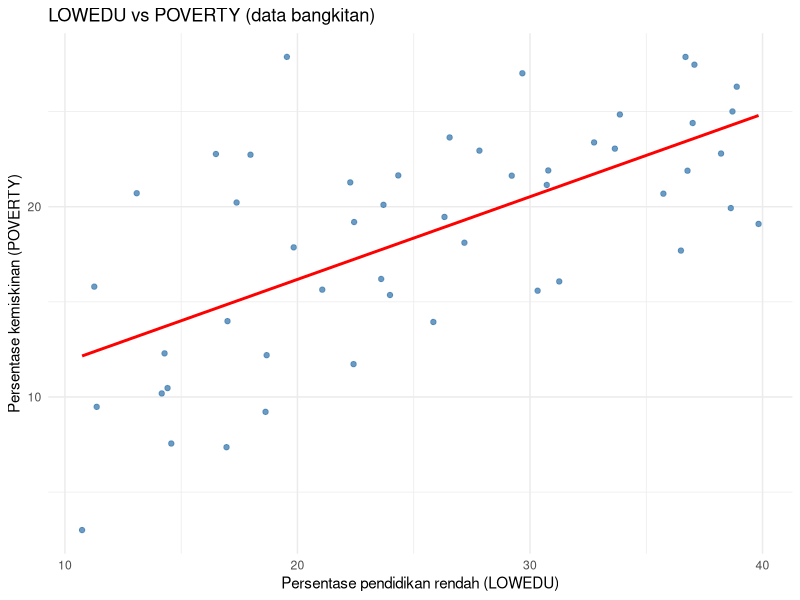
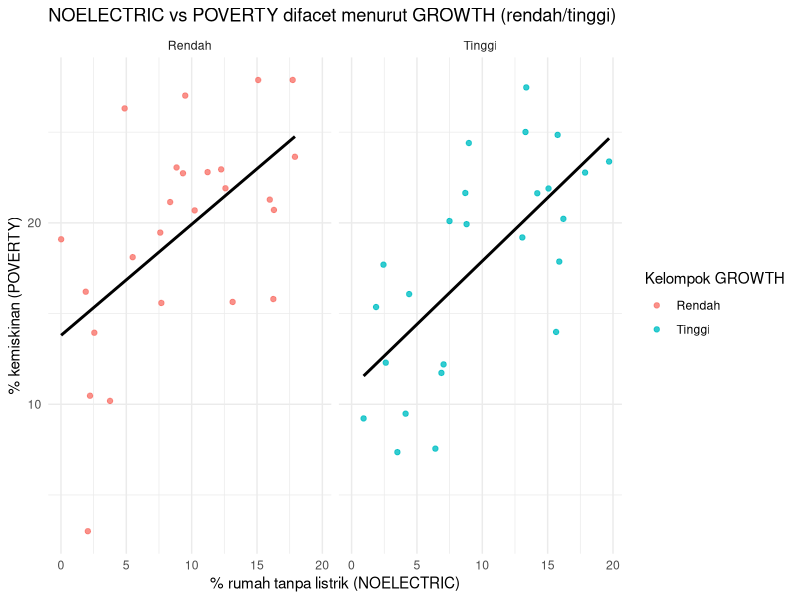
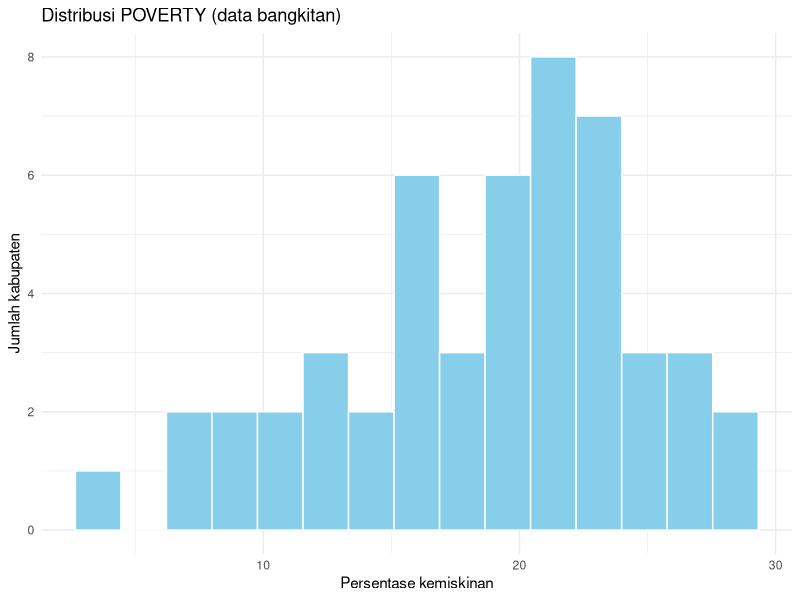
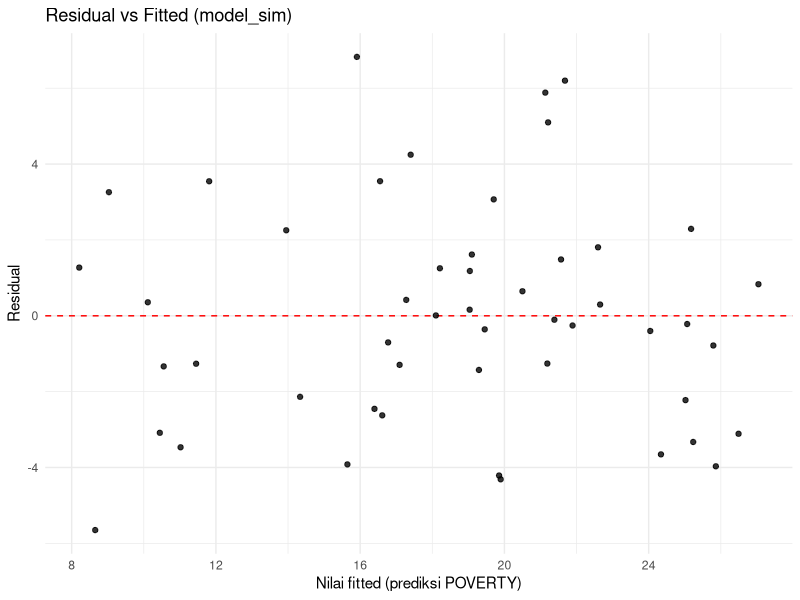
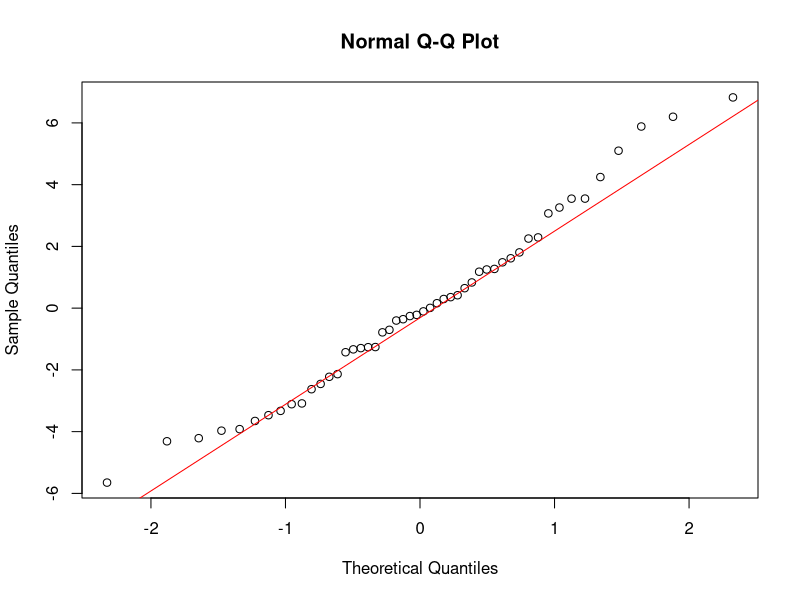

Generate these figures, in order, with R:
# ============================================================
# PRAKTIKUM R 
# Alur R for Data Science (Hadley):
# 1) Membuat / mengimpor data
# 2) Transformasi dengan dplyr (tidyverse)
# 3) Visualisasi dengan ggplot2
# 4) Model regresi linear dasar + cek residual
# Data: BANGKITAN (50 "kabupaten"), aman untuk latihan
# ============================================================

# ------------------------------------------------------------
# 0. PERSIAPAN PAKET
# ------------------------------------------------------------
# tidyverse = kumpulan paket inti (ggplot2, dplyr, readr, tibble, dll.)
# Buku R4DS menggunakan tidyverse sebagai "bahasa utama" data science. [web:21][web:131]
install.packages("tidyverse")   # cukup sekali di komputer; bisa di-comment setelah terpasang
library(tidyverse)

# ------------------------------------------------------------
# 1. MEMBANGKITKAN DATA SINTETIS (SEPERTI CONTOH BAB MODEL) 
# ------------------------------------------------------------
# Di R4DS, Hadley sering membuat data simulasi untuk memahami model. [web:79][web:140]
# Di sini: 50 kabupaten dengan 3 variabel penjelas dan 1 variabel target.

set.seed(123)      # agar angka acak bisa diulang (reproducible)
n_kab <- 50        # jumlah baris data

# tibble(): versi modern dari data.frame, digunakan di R4DS. [web:131]
data_sim <- tibble(
  KAB        = paste("Kab", 1:n_kab),             # nama kabupaten fiktif
  LOWEDU     = runif(n_kab, 10, 40),              # % pendidikan rendah (runif: angka acak seragam antara 10 dan 40.)
  NOELECTRIC = runif(n_kab, 0, 20),               # % rumah tanpa listrik (runif: angka acak antara 0 dan 20.)
  GROWTH     = rnorm(n_kab, mean = 5, sd = 2)     # pertumbuhan ekonomi (rnorm: angka acak normal dengan rata-rata 5 dan simpangan baku 2.)
)

# Bangkitkan POVERTY dengan fungsi linear + noise:
#   POVERTY = 5 + 0.4*LOWEDU + 0.6*NOELECTRIC - 0.3*GROWTH + error
# Ide ini sama dengan contoh "model dari data simulasi" di bab model basics. [web:79][web:111]
data_sim <- data_sim |>
  mutate(                 #mutate() menambah kolom baru bernama POVERTY.
    POVERTY = 5 +
      0.4 * LOWEDU +
      0.6 * NOELECTRIC +
      -0.3 * GROWTH +
      rnorm(n_kab, mean = 0, sd = 3)   # error acak
  )

glimpse(data_sim)         # mirip yang digunakan di R4DS untuk melihat struktur data [web:131]
summary(data_sim$POVERTY)

# ------------------------------------------------------------
# 2. TRANSFORMASI DATA DENGAN DPLYR
# ------------------------------------------------------------
# Bagian ini paralel dengan bab "Data transformation" (select, filter, mutate, summarise). [web:131][web:133]

# 2.1. Pembersihan ringan (drop_na)
data_sim_clean <- data_sim |>
  drop_na()
# drop_na(): dipakai umum di R4DS untuk menghapus baris dengan NA sebelum analisis. [web:98]

# 2.2. Ringkasan sederhana: rata-rata tiap variabel numerik
ringkasan_mean <- data_sim_clean |>
  summarise(
    mean_poverty   = mean(POVERTY),
    mean_lowedu    = mean(LOWEDU),
    mean_noelectric= mean(NOELECTRIC),
    mean_growth    = mean(GROWTH)
  )

ringkasan_mean

# 2.3. Contoh group_by + summarise (misal: bagi dua kelompok GROWTH)
data_sim_clean <- data_sim_clean |>
  mutate(
    GRP_GROWTH = if_else(GROWTH >= median(GROWTH),
                         "Tinggi", "Rendah")
  )

# group_by() + summarise() = pola yang sangat ditekankan di R4DS. [web:131][web:133]
ringkasan_kelompok <- data_sim_clean |>
  group_by(GRP_GROWTH) |>
  summarise(
    mean_poverty = mean(POVERTY),
    mean_lowedu  = mean(LOWEDU),
    mean_noelec  = mean(NOELECTRIC),
    .groups = "drop"
  )

ringkasan_kelompok

# ------------------------------------------------------------
# 3. VISUALISASI DENGAN GGPLOT2
# ------------------------------------------------------------
# Mengikuti pola bab "Data visualization" (mpg) tapi dengan data kita sendiri. [web:123][web:124]

# 3.1. Scatter plot LOWEDU vs POVERTY + garis regresi
ggplot(data_sim_clean,
       aes(x = LOWEDU, y = POVERTY)) +
  geom_point(alpha = 0.8, color = "steelblue") +               # geom_point(...):Menambahkan titik untuk setiap kabupaten (scatter plot).
  geom_smooth(method = "lm", se = FALSE, color = "red") +      # geom_smooth(method = "lm", se = FALSE): Menggambar garis regresi linear (lm = linear model) tanpa area ketidakpastian (se = FALSE).
  labs(
    title = "LOWEDU vs POVERTY (data bangkitan)",              # labs(title = ..., x = ..., y = ...): Mengatur judul dan label sumbu.
    x     = "Persentase pendidikan rendah (LOWEDU)",
    y     = "Persentase kemiskinan (POVERTY)"
  ) +
  theme_minimal()                                              # theme_minimal():Mengganti tema grafik agar tampilan lebih bersih.

# 3.2. Scatter plot NOELECTRIC vs POVERTY, warna menurut GRP_GROWTH + facet
ggplot(data_sim_clean,
       aes(x = NOELECTRIC, y = POVERTY, color = GRP_GROWTH)) +
  geom_point(alpha = 0.8) +
  geom_smooth(method = "lm", se = FALSE, color = "black") +
  facet_wrap(~ GRP_GROWTH) +
  labs(
    title = "NOELECTRIC vs POVERTY difacet menurut GROWTH (rendah/tinggi)",
    x     = "% rumah tanpa listrik (NOELECTRIC)",
    y     = "% kemiskinan (POVERTY)",
    color = "Kelompok GROWTH"
  ) +
  theme_minimal()
# facet_wrap(): sama seperti contoh facetting di bab visualisasi (memecah grafik per grup). [web:124][web:126]

# 3.3. Histogram POVERTY
ggplot(data_sim_clean,
       aes(x = POVERTY)) +
  geom_histogram(bins = 15, fill = "skyblue", color = "white") +
  labs(
    title = "Distribusi POVERTY (data bangkitan)",
    x     = "Persentase kemiskinan",
    y     = "Jumlah kabupaten"
  ) +
  theme_minimal()
# Histogram/density sering dipakai di R4DS untuk mengecek bentuk distribusi. [web:123]

# ------------------------------------------------------------
# 4. MODEL REGRESI LINEAR DASAR
# ------------------------------------------------------------
# Sangat paralel dengan bab "Model basics" (fit model ke data simulasi, lalu visualisasi residual). [web:79][web:140]

# 4.1. Fit model linear 
# lm() adalah fungsi di R untuk membuat model linier
model_sim <- lm(
  POVERTY ~ LOWEDU + NOELECTRIC + GROWTH,
  data = data_sim_clean
)

summary(model_sim)  
# Interpretasi:
# untuk melihat koefisien, R-squared, p-value, dsb.
# - Intercept mendekati 5, koefisien LOWEDU ~0.4, NOELECTRIC ~0.6, GROWTH ~-0.3,
#   karena memang itu yang kita tanam saat membangkitkan data.

# 4.2. Tambahkan fitted values & residuals ke data (mengikuti R4DS)
data_sim_model <- data_sim_clean |>
  mutate(
    fitted = fitted(model_sim),   # nilai POVERTY yang diprediksi model (prediksi)
    resid  = resid(model_sim)     # Y asli - Y prediksi (residual)
  )

# 4.3. Plot residual vs fitted
ggplot(data_sim_model,
       aes(x = fitted, y = resid)) +
  geom_hline(yintercept = 0, color = "red", linetype = "dashed") +
  geom_point(alpha = 0.8) +
  labs(
    title = "Residual vs Fitted (model_sim)",
    x     = "Nilai fitted (prediksi POVERTY)",
    y     = "Residual"
  ) +
  theme_minimal()
# Di R4DS, grafik ini dipakai untuk mengecek apakah asumsi linearitas dan
# varians konstan kira-kira terpenuhi (pola residual acak di sekitar garis 0). [web:79][web:120]

# 4.4. QQ-plot residual (cek normalitas)
qqnorm(data_sim_model$resid)
qqline(data_sim_model$resid, col = "red")
# Di bab model diagnostics, R4DS memakai QQ-plot untuk menilai apakah residual
# qqnorm(...); qqline(...) QQ-plot residual untuk mengecek apakah residual mendekati distribusi normal.
# mendekati distribusi normal (titik mengikuti garis lurus). [web:79][web:120]
